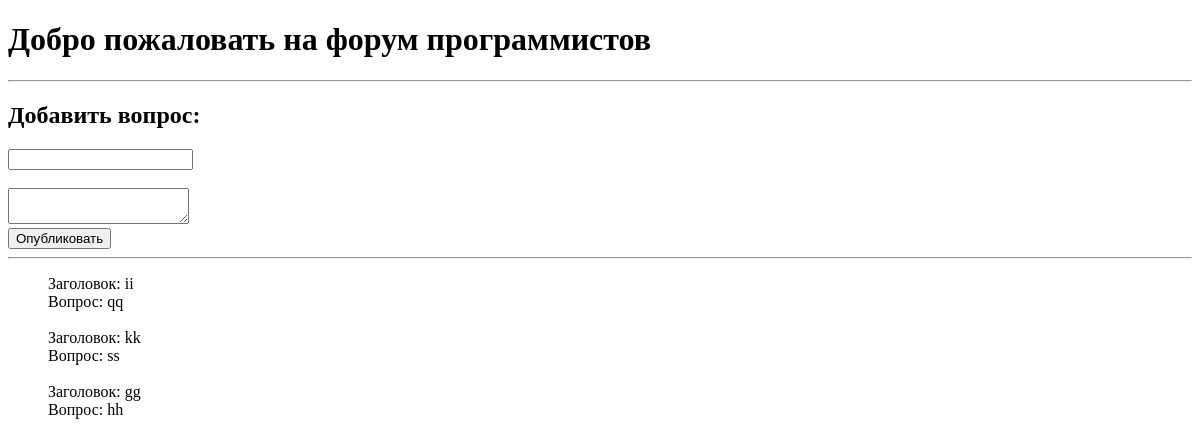
The app's page /, older data.
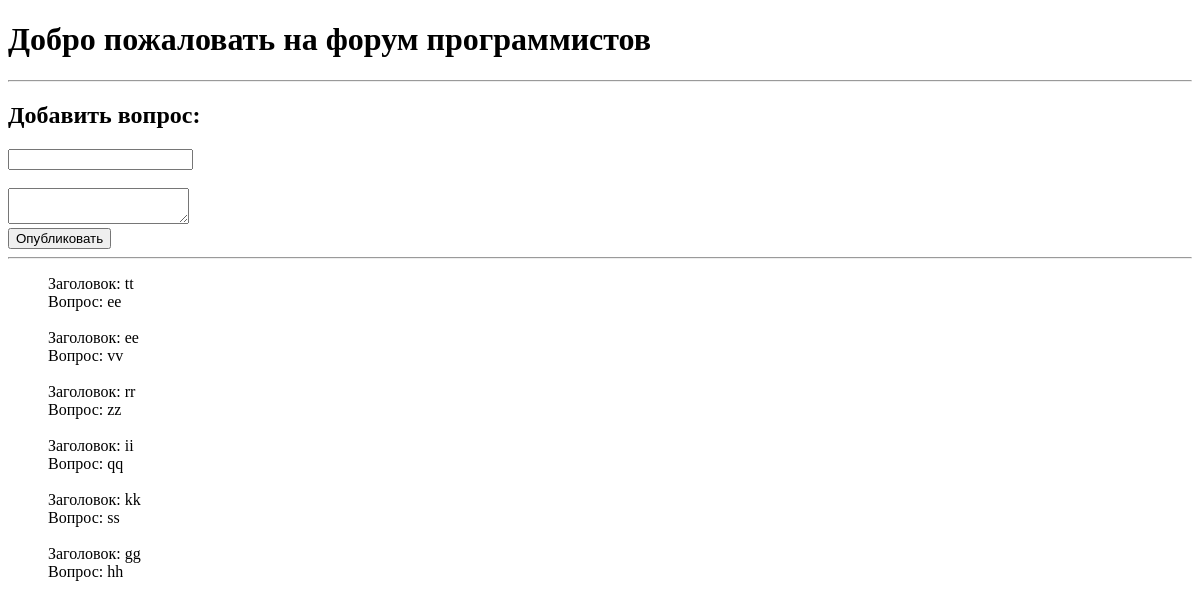
The same page, newer data.
### tables this page shows
CREATE TABLE problems (problem_id INTEGER PRIMARY KEY AUTOINCREMENT,title TEXT,message TEXT,added_date DATETIME);

### main_page/main.py (the view)
@main_page_bp.route('/')
def main_page():
    problems = get_all_problems_db()
    form = forms.PostProblem()
    return render_template('index.html', problems=problems, form=form)

### main_page/forms.py
class PostProblem(FlaskForm):
    title = StringField('Заголовок', validators=[DataRequired('Напиши заголовок')])
    message = TextAreaField('Проблема', validators=[DataRequired('Опиши проблему')])
    button = SubmitField('Опубликовать')

### database/models.py (called while the page is built)
def get_all_problems_db():
    connection = sqlite3.connect('database/forum.db')
    sql = connection.cursor()
    all_problems = sql.execute('SELECT * FROM problems ORDER BY added_date DESC;').fetchall()
    return all_problems

### templates/index.html (shortened to what this page needs)
<!DOCTYPE html>
<html lang="ru">
<head>
</head>
<body>
<h1>Добро пожаловать на форум программистов</h1>
<hr>
<h2>Добавить вопрос: </h2>
<form action="/add_problem" method="post">
    {{ form.title }}<br><br>
    {{ form.message }}<br>
    {{ form.button }}<br>
</form>
<hr>
<ul>
    {% for problem in problems %}
        Заголовок: {{ problem[1] }}<br>
        Вопрос: {{ problem[2] }}<br><br>
    {% endfor %}
</ul>
</body>
</html>

Row changes from the older to the newer data that the page shows:
added problems: title "tt", message "ee"
added problems: title "ee", message "vv"
added problems: title "rr", message "zz"
